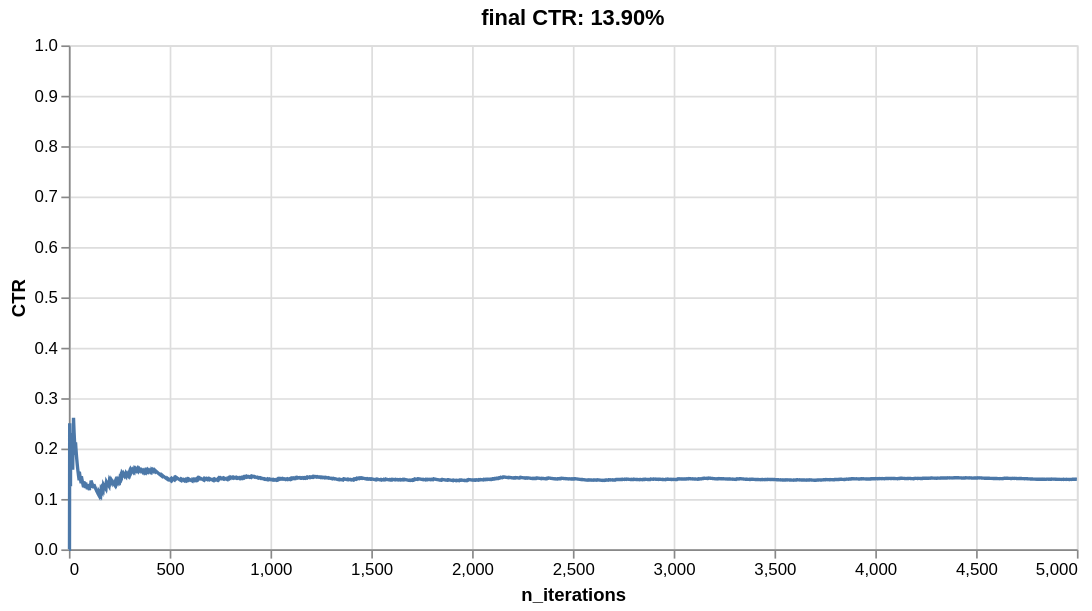

The notebook cell saved with this chart:
### Markdown cell above
This simulation function does quite a few things. It can be seen as a simple reinforcement learning simulation. It samples a user, and then ask the model to provide a single recommendation. The user then gives as to whether they liked the recommendation or not. Crucially, the user doesn't tell us what item they would have liked. We could model this as a multi-class classification problem if that were the case.

The strategy parameter determines the mechanism used to generate the recommendations. The `'best'` strategy means that the items are each scored by the model, and are then ranked from the most preferred to the least preferred. Here the most preferred item is the one which gets recommended. But you could imagine all sorts of alternative ways to proceed.

We can first evaluate a recommended which acts completely at random. It assigns a random preference to each item, regardless of the user.

### Code cell
from river import reco

model = reco.RandomNormal(seed=10)
simulate(5_000, get_reward, model, seed=42)

### Figure 1 — Vega-Lite specification as saved in the notebook (floating-point values rounded to 4 significant figures; data arrays with more than 128 entries replaced by an {"elided": "..."} marker saying what was removed)
{"config": {"view": {"continuousWidth": 300, "continuousHeight": 300}}, "data": {"name": "data-d554a8aec5f31e13a597ccbd75d59aa6"}, "mark": {"type": "line"}, "encoding": {"x": {"field": "n_iterations", "title": "n_iterations", "type": "quantitative"}, "y": {"field": "CTR", "scale": {"domain": [0, 1]}, "title": "CTR", "type": "quantitative"}}, "height": 300, "title": "final CTR: 13.90%", "width": 600, "$schema": "https://vega.github.io/schema/vega-lite/v6.1.0.json", "datasets": {"data-d554a8aec5f31e13a597ccbd75d59aa6": {"elided": "5000 records"}}}
